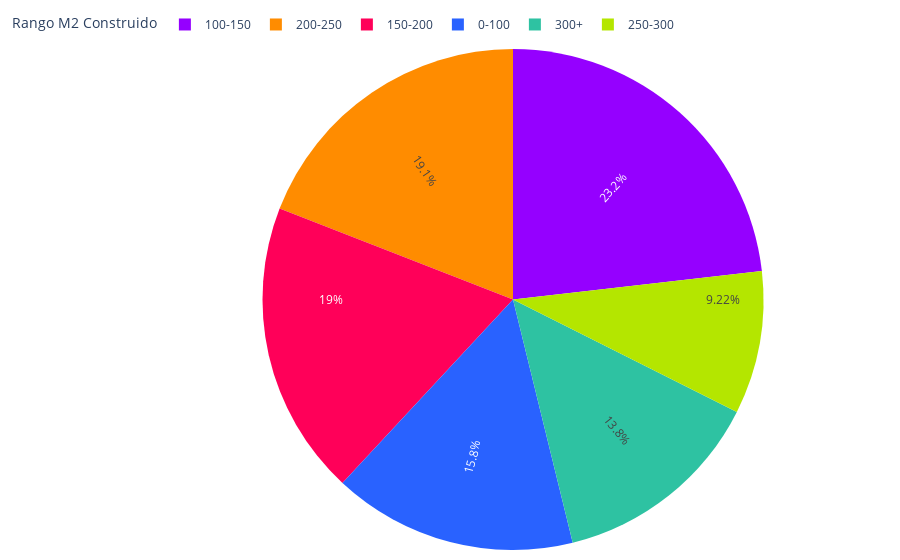

The notebook cell this image was saved under:
### Markdown cell above
## GRAL

### Code cell
def sumar_tablas(dataframes_list):
    tabla_suma = None
    
    for df in dataframes_list:
        tabla_actual = df.groupby(['m2_construido', 'segmento']).size().unstack(fill_value=0)
        
        if tabla_suma is None:
            tabla_suma = tabla_actual
        else:
            tabla_suma = tabla_suma.add(tabla_actual, fill_value=0)
    
    print("Tabla general de frecuencia:")
    print(tabla_suma)
    
    fig = graficar_tabla(tabla_suma)
    
    # Guardar la gráfica como archivo HTML
    guardar_grafico_como_html(fig, 'g_pie_dist_m2_construidos', carpeta='assets/graficas')
    
    return fig

colores = ['#2962ff', '#9500ff', '#ff0059', '#ff8c00', '#b4e600', '#2EC2A2','#E50CB6','#4225CF','#2CBA4D']

def graficar_tabla(tabla):
    # Sumar los valores por 'm2_contruido' para obtener el total por rango de M2
    suma_por_m2 = tabla.sum(axis=1)
    
    fig = go.Figure(data=[go.Pie(
        labels=suma_por_m2.index.astype(str),
        values=suma_por_m2.values,
        marker=dict(colors=colores),
        textinfo='percent',
        insidetextorientation='radial'
    )])
    
    fig.update_layout(
        # title="Distribución de M2 construidos",
        legend_title="Rango M2 Construido",
        barmode='group',
        legend=dict(
            orientation='h',  # Orientación horizontal de la leyenda
            yanchor='bottom',  # Anclar al borde inferior
            y=1.02, 
            xanchor='right',
            x=0.72
        ),
        plot_bgcolor='rgba(0,0,0,0)',  # Color de fondo del gráfico
        margin=dict(l=10, r=10, t=10, b=10) # Ajusta los márgenes (left, right, top, bottom)
    )    
    
    fig.show()
    return fig

def guardar_grafico_como_html(fig, nombre_archivo, carpeta='assets/graficas'):
    # Crear la carpeta si no existe
    if not os.path.exists(carpeta):
        os.makedirs(carpeta)
    
    # Guardar la gráfica como archivo HTML en la carpeta especificada
    ruta_archivo = os.path.join(carpeta, f'{nombre_archivo}.html')
    pio.write_html(fig, ruta_archivo)

fig1 = sumar_tablas(dataframes_list)

### Figure 1 — Plotly figure (JSON) as saved in the notebook; plotly's stock layout.template omitted (floating-point values rounded to 4 significant figures)
{"data": [{"insidetextorientation": "radial", "labels": ["0-100", "100-150", "150-200", "200-250", "250-300", "300+"], "marker": {"colors": ["#2962ff", "#9500ff", "#ff0059", "#ff8c00", "#b4e600", "#2EC2A2", "#E50CB6", "#4225CF", "#2CBA4D"]}, "textinfo": "percent", "type": "pie", "values": [3211, 4726, 3873, 3890, 1880, 2805]}], "layout": {"barmode": "group", "legend": {"orientation": "h", "title": {"text": "Rango M2 Construido"}, "x": 0.72, "xanchor": "right", "y": 1.02, "yanchor": "bottom"}, "margin": {"b": 10, "l": 10, "r": 10, "t": 10}, "plot_bgcolor": "rgba(0,0,0,0)"}}
